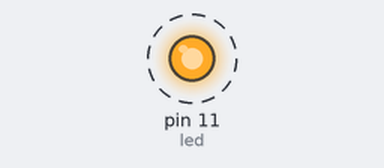
Simulated run of this sketch. Board: Arduino Uno, built with avr-gcc and run on an emulated ATmega328P. On the bench: output pins drawn as LEDs (lit = HIGH). Dashed ring = blinking.

Above: at 0.2 s.
Timing chart, 0 to 3.0 s (numbered marks = the images above):
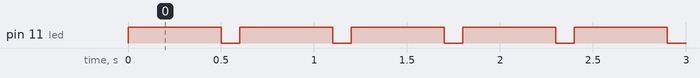

The sketch:

1-Blink.ino
```cpp
// Declaración de variables

int led = 11;                // Led conectado al pin 11

// Configuración

void setup() {
 pinMode(led, OUTPUT);      // Configuramos el pin como salida

}

// Programa

void loop() {               // El programa se ejecuta repetidamente

digitalWrite(led, HIGH);    // Envía 5V al pin del led (11) (enciende)
delay(500);                 // espera 500ms = 0,5s
digitalWrite(led, LOW);     // Envía 0V (apaga)
delay(100);                 // espera 100ms = 0,1s

}
```

Measured:
- by itself, pin 11 (led): alternates HIGH for 0.50 s and LOW for 0.10 s
